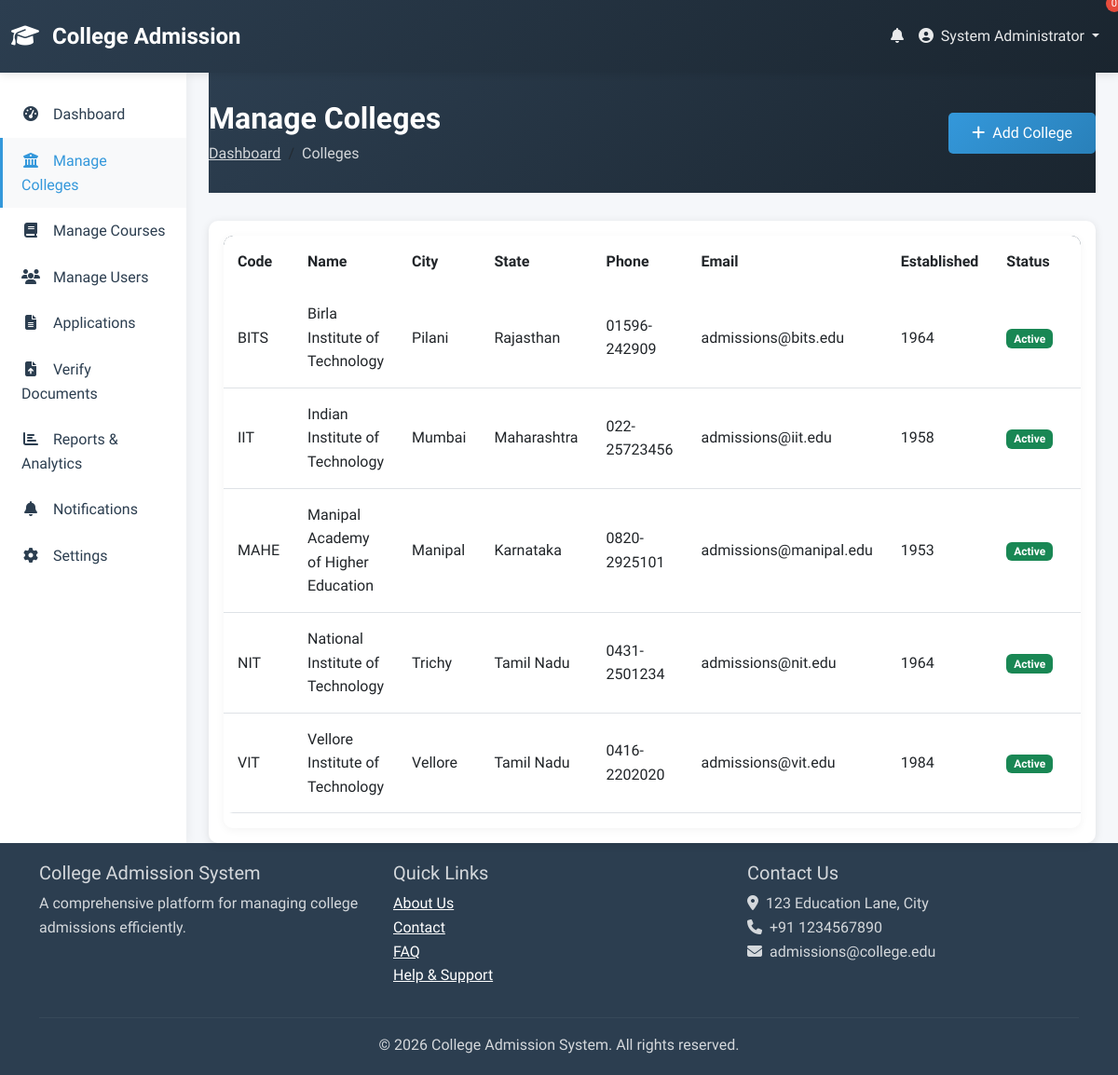
/admin/colleges.php (signed in), run on the app's committed database.
### tables this page shows
CREATE TABLE IF NOT EXISTS colleges (
    id INT PRIMARY KEY AUTO_INCREMENT,
    name VARCHAR(255) NOT NULL,
    code VARCHAR(20) UNIQUE,
    address TEXT,
    city VARCHAR(100),
    state VARCHAR(100),
    pincode VARCHAR(20),
    phone VARCHAR(20),
    email VARCHAR(255),
    website VARCHAR(255),
    establishment_year INT,
    description TEXT,
    logo VARCHAR(255),
    is_active TINYINT(1) DEFAULT 1,
    created_at TIMESTAMP DEFAULT CURRENT_TIMESTAMP,
    updated_at TIMESTAMP DEFAULT CURRENT_TIMESTAMP ON UPDATE CURRENT_TIMESTAMP
);

### admin/colleges.php (the view, shortened to what this page needs)
<?php
require_once '../config/db.php';
require_once '../includes/header.php';
$colleges = $conn->query("SELECT * FROM colleges ORDER BY name");
?>
<div class="container-fluid">
    <div class="row">
        <?php include '../includes/sidebar.php'; ?>
        <main class="col-md-9 ms-sm-auto col-lg-10 px-md-4">
            <div class="page-header">
                <div class="d-flex justify-content-between align-items-center">
                    <div>
                        <h2>Manage Colleges</h2>
                        <nav aria-label="breadcrumb">
                            <ol class="breadcrumb">
                                <li class="breadcrumb-item"><a href="dashboard.php">Dashboard</a></li>
                                <li class="breadcrumb-item active">Colleges</li>
                            </ol>
                        </nav>
                    </div>
                    <button class="btn btn-primary" data-bs-toggle="modal" data-bs-target="#addCollegeModal">
                        <i class="fas fa-plus me-2"></i>Add College
                    </button>
                </div>
            </div>
            <div class="card">
                <div class="card-body">
                    <div class="table-responsive">
                        <table class="table table-hover" id="collegesTable">
                            <thead>
                                <tr>
                                    <th>Code</th>
                                    <th>Name</th>
                                    <th>City</th>
                                    <th>State</th>
                                    <th>Phone</th>
                                    <th>Email</th>
                                    <th>Established</th>
                                    <th>Status</th>
                                    <th>Actions</th>
                                </tr>
                            </thead>
                            <tbody>
                                <?php if ($colleges && $colleges->num_rows > 0): ?>
                                    <?php while ($college = $colleges->fetch_assoc()): ?>
                                    <tr>
                                        <td><?php echo htmlspecialchars($college['code']); ?></td>
                                        <td><?php echo htmlspecialchars($college['name']); ?></td>
                                        <td><?php echo htmlspecialchars($college['city']); ?></td>
                                        <td><?php echo htmlspecialchars($college['state']); ?></td>
                                        <td><?php echo htmlspecialchars($college['phone']); ?></td>
                                        <td><?php echo htmlspecialchars($college['email']); ?></td>
                                        <td><?php echo $college['establishment_year']; ?></td>
                                        <td>
                                            <span class="badge bg-<?php echo $college['is_active'] ? 'success' : 'secondary'; ?>">
                                                <?php echo $college['is_active'] ? 'Active' : 'Inactive'; ?>
                                            </span>
                                        </td>
                                        <td>
                                        </td>
                                    </tr>
                                    <?php endwhile; ?>
                                <?php else: ?>
                                    <tr>
                                        <td colspan="9" class="text-center text-muted">No colleges found</td>
                                    </tr>
                                <?php endif; ?>
                            </tbody>
                        </table>
                    </div>
                </div>
            </div>
        </main>
    </div>
</div>
<?php include '../includes/footer.php'; ?>

### css/style.css (style rules this page uses)
:root { --primary-color: #2c3e50; --secondary-color: #3498db; --accent-color: #e74c3c; --success-color: #27ae60; --warning-color: #f39c12; --info-color: #16a085; --dark-color: #1a252f; --light-color: #ecf0f1; --grey-color: #95a5a6; --white: #ffffff; --shadow: 0 2px 10px rgba(0, 0, 0, 0.1); --transition: all 0.3s ease; }
* { margin: 0; padding: 0; box-sizing: border-box; }
body { font-family: 'Segoe UI', Tahoma, Geneva, Verdana, sans-serif; background-color: #f5f7fa; color: #333; line-height: 1.6; min-height: 100vh; display: flex; flex-direction: column; }
.card { border: none; border-radius: 10px; box-shadow: var(--shadow); transition: var(--transition); }
.btn-primary { background: linear-gradient(135deg, var(--secondary-color), #2980b9); border: none; padding: 10px 25px; border-radius: 5px; font-weight: 500; transition: var(--transition); }
.table { background: var(--white); border-radius: 10px; overflow: hidden; }
.table thead { background: var(--primary-color); color: var(--white); }
.table th { font-weight: 600; padding: 15px; border: none; }
.table td { padding: 15px; vertical-align: middle; }

### css/custom.css (style rules this page uses)
.page-header { background: linear-gradient(135deg, #2c3e50, #1a252f); padding: 30px 0; margin-bottom: 30px; color: white; }
.page-header h2 { font-weight: 600; margin-bottom: 5px; }
.page-header .breadcrumb { background: transparent; padding: 0; margin: 0; }
.page-header .breadcrumb-item, .page-header .breadcrumb-item a { color: rgba(255, 255, 255, 0.8); }
.table-responsive { border-radius: 10px; overflow: hidden; box-shadow: 0 2px 10px rgba(0, 0, 0, 0.05); }

### includes/header.php (style rules this page uses)
body { font-family: 'Segoe UI', Tahoma, Geneva, Verdana, sans-serif; }

### data on the page
colleges: code "BITS", name "Birla Institute of Technology", city "Pilani", state "Rajasthan", phone "01596-242909", email "admissions@bits.edu", establishment_year "1964", is_active "Active"
colleges: code "IIT", name "Indian Institute of Technology", city "Mumbai", state "Maharashtra", phone "022-25723456", email "admissions@iit.edu", establishment_year "1958", is_active "Active"
colleges: code "MAHE", name "Manipal Academy of Higher Education", city "Manipal", state "Karnataka", phone "0820-2925101", email "admissions@manipal.edu", establishment_year "1953", is_active "Active"
colleges: code "NIT", name "National Institute of Technology", city "Trichy", state "Tamil Nadu", phone "0431-2501234", email "admissions@nit.edu", establishment_year "1964", is_active "Active"
colleges: code "VIT", name "Vellore Institute of Technology", city "Vellore", state "Tamil Nadu", phone "0416-2202020", email "admissions@vit.edu", establishment_year "1984", is_active "Active"

### other printed values
$_SESSION['user_name'] "System Administrator"
